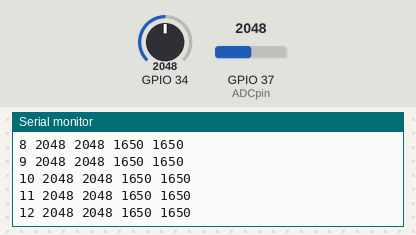
Bench run of a sketch on a simulated ESP32. Shown: the last lines printed to the serial monitor. The inputs (shaded band) are chosen by the test bench; at power-on: GPIO 34 = 2048, GPIO 37 (ADCpin) = 2048.

Above: at 1.2 s.
1.3 s: GPIO 34 set to 2866
At 1.31 s:
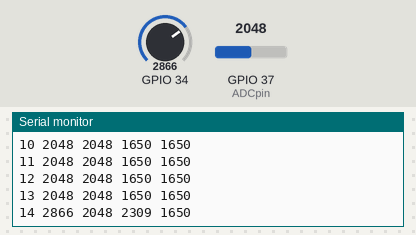
2.8 s: GPIO 37 (ADCpin) set to 2866
At 2.82 s:
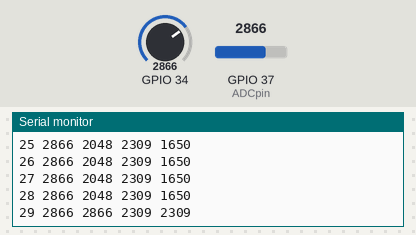
4.3 s: GPIO 34 set to 3603
At 4.33 s:
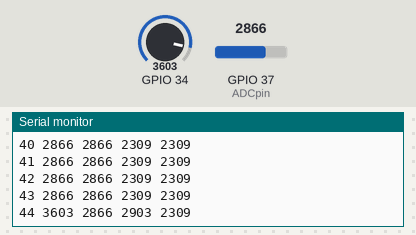
5.8 s: GPIO 37 (ADCpin) set to 3603
At 5.83 s:
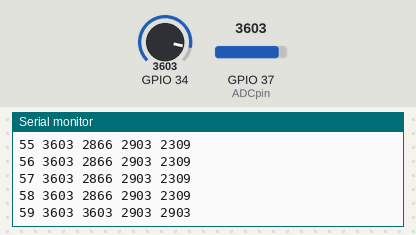
Timing chart, 0 to 8.3 s (numbered marks = the images above; inputs shaded):
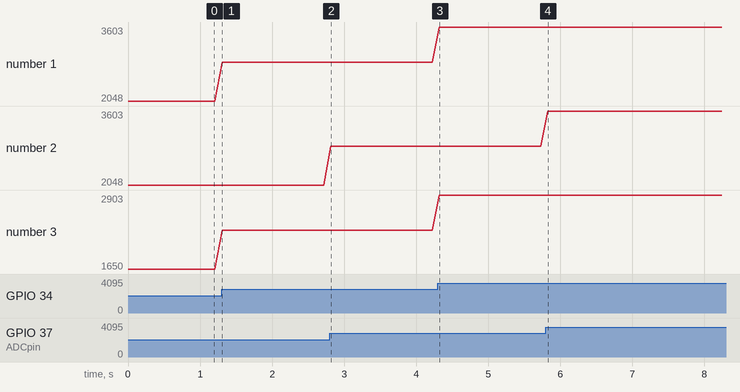

The sketch:

Listing1-1.ino
```cpp
/*******************************************************************************
 * Sketch name: ADC voltage measurement
 * Description: Measure voltage on GPIO pin with different methods
 * Created on:  February 2023
 * Author:      Neil Cameron
 * Book:        ESP32 Communication
 * Chapter :    1 - ESP32 microcontroller
 ******************************************************************************/

#include <esp_adc_cal.h>
int ADCpin = 37;
int count = 0, raw, analog, mVraw, mVanalog;

void setup()
{
  Serial.begin(115200);
}

void loop()
{
  esp_adc_cal_characteristics_t adc_chars;
  esp_adc_cal_characterize(ADC_UNIT_1, ADC_ATTEN_DB_11, ADC_WIDTH_BIT_12, 1100, &adc_chars);
  raw = adc1_get_raw(ADC1_CHANNEL_6);  // GPIO 37 or A1
  mVraw = esp_adc_cal_raw_to_voltage(raw, &adc_chars);
  analog = analogRead(ADCpin);
  mVanalog = analogReadMilliVolts(ADCpin);
  count++;
  Serial.printf("%d %d %d %d %d \n", count, raw, analog, mVraw, mVanalog);
  delay(100);
}
```

Measured:
- after the input at 1.3 s, the serial monitor: prints a new line at once (image 1)
- after the input at 2.8 s, the serial monitor: prints a new line at once (image 2)
- after the input at 4.3 s, the serial monitor: prints a new line at once (image 3)
- after the input at 5.8 s, the serial monitor: prints a new line at once (image 4)
- plotted number 1: 2048 → 2866 after the input at 1.3 s, 2866 → 3603 after the input at 4.3 s
- plotted number 3: 1650 → 2309 after the input at 1.3 s, 2309 → 2903 after the input at 4.3 s
